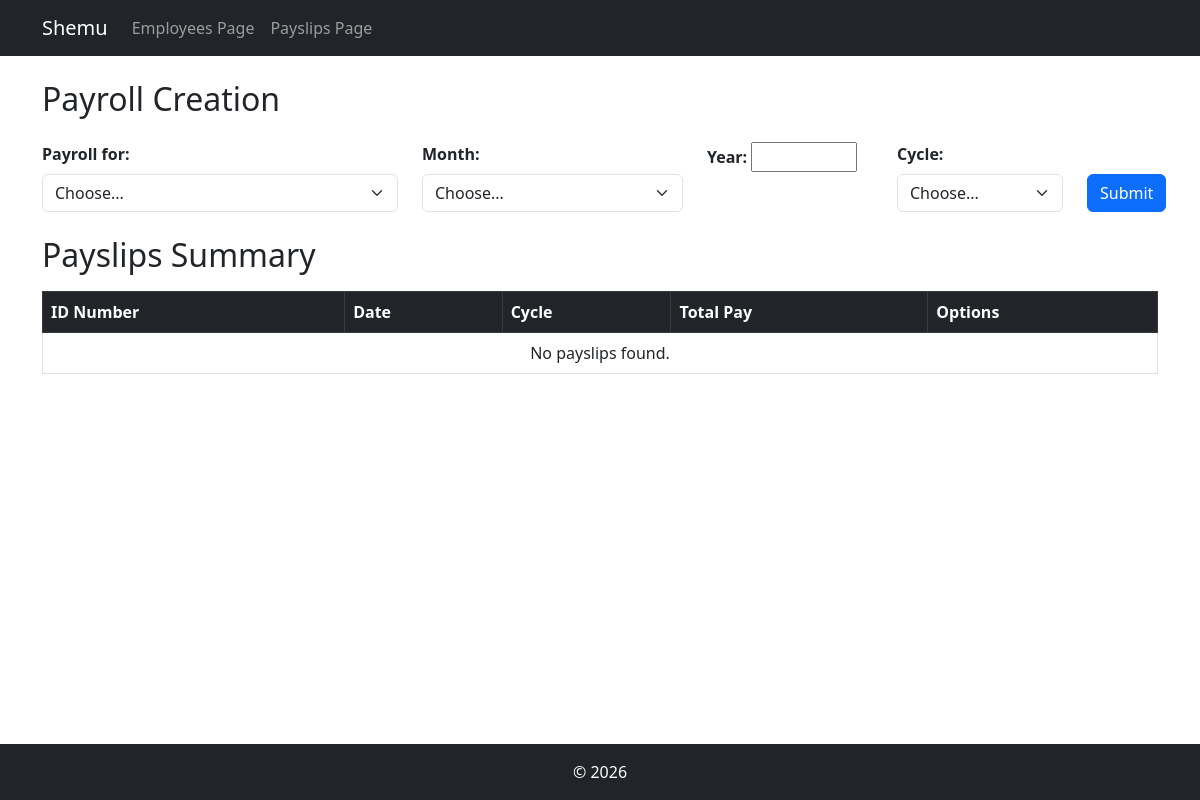
The app's page /payslips/, older data.
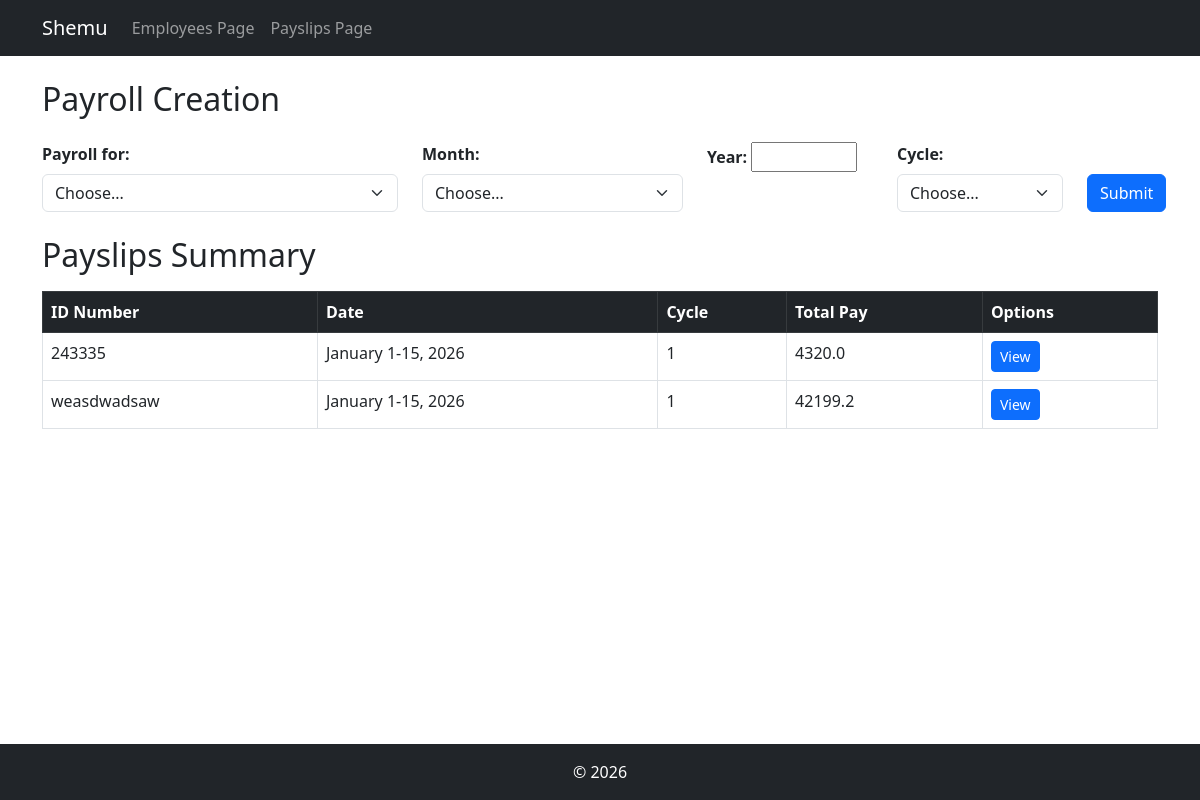
The same page, newer data.
### payroll_app/models.py (models this page shows, shortened)
class Payslip(models.Model):
    id_number = models.ForeignKey(Employee, on_delete=models.CASCADE, to_field="id_number")
    month = models.CharField(max_length=20)
    date_range = models.CharField(max_length=20)
    year = models.CharField(max_length=4)
    pay_cycle = models.IntegerField()
    rate = models.FloatField()
    earnings_allowance = models.FloatField()
    deductions_tax = models.FloatField()
    deductions_health = models.FloatField()
    pag_ibig = models.FloatField()
    sss = models.FloatField()
    overtime = models.FloatField()
    total_pay = models.FloatField()

class Employee(models.Model):
    name = models.CharField(max_length=100)
    id_number = models.CharField(max_length=50, unique=True)
    rate = models.FloatField()
    overtime_pay = models.FloatField(null=True, blank=True)
    allowance = models.FloatField(null=True, blank=True)

### payroll_app/views.py (the view, shortened to what this page needs)
# urls.py: path('payslips/', views.payslips, name='payslips'),
def payslips(request):
    employees = Employee.objects.all()
    payslips = Payslip.objects.all()
    error_messages = []
    payslips = Payslip.objects.all()
    return render(request, 'payroll_app/payslips.html', {'employees': employees, 'payslips': payslips, 'error_messages': error_messages,})

### payroll_app/templates/payroll_app/payslips.html (shortened to what this page needs)
{% extends 'payroll_app/base.html' %}
{% block content %}
<div class="row">
    <div class="col-md-12">
        <h2 class="mb-4">Payroll Creation</h2>
        <form method="POST" action="{% url 'payslips' %}">
            <div class="row mb-3">
                <div class="col-md-4">
                    <label class="form-label fw-bold">Payroll for:</label>
                    <select name="payroll_for" class="form-select">
                        <option value="" disabled selected>Choose...</option>
                    </select>
                </div>
                <div class="col-md-3">
                    <label class="form-label fw-bold">Month:</label>
                    <select name="month" class="form-select">
                        <option value="" disabled selected>Choose...</option>
                    </select>
                </div>
                <div class="col-md-2">
                    <label class="form-label fw-bold">Year:</label>
                    <input type="number" name="year" id="year" min="1900" max="2099" required>
                </div>
                <div class="col-md-2">
                    <label class="form-label fw-bold">Cycle:</label>
                    <select name="cycle" class="form-select">
                        <option value="" disabled selected>Choose...</option>
                    </select>
                </div>
                <div class="col-md-1 d-flex align-items-end">
                    <button type="submit" class="btn btn-primary">Submit</button>
                </div>
            </div>
        </form>
        <h2 class="mb-3 mt-4">Payslips Summary</h2>
        <table class="table table-bordered table-hover">
            <thead class="table-dark">
                <tr>
                    <th>ID Number</th>
                    <th>Date</th>
                    <th>Cycle</th>
                    <th>Total Pay</th>
                    <th>Options</th>
                </tr>
            </thead>
            <tbody>
                {% for payslip in payslips %}
                <tr>
                    <td>{{ payslip.id_number.id_number }}</td>
                    <td>{{ payslip.month }} {{ payslip.date_range }}, {{ payslip.year }}</td>
                    <td>{{ payslip.pay_cycle }}</td>
                    <td>{{ payslip.total_pay }}</td>
                    <td>
                        <a href="{% url 'view_payslip' payslip.pk %}" class="btn btn-primary btn-sm">View</a>
                    </td>
                </tr>
                {% empty %}
                <tr>
                    <td colspan="5" class="text-center">No payslips found.</td>
                </tr>
                {% endfor %}
            </tbody>
        </table>
    </div>
</div>
{% endblock %}

### payroll_app/templates/payroll_app/base.html (shortened to what this page needs)
<!DOCTYPE html>
<html lang="en">
<head>
    <link href="https://cdn.jsdelivr.net/npm/bootstrap@5.3.0/dist/css/bootstrap.min.css" rel="stylesheet">
</head>
<body class="d-flex flex-column min-vh-100">
    <nav class="navbar navbar-expand-lg navbar-dark bg-dark">
        <div class="container">
            <a class="navbar-brand" href="{% url 'home' %}">Shemu</a>
            <div class="collapse navbar-collapse">
                <ul class="navbar-nav">
                    <li class="nav-item"><a class="nav-link" href="{% url 'home' %}">Employees Page</a></li>
                    <li class="nav-item"><a class="nav-link" href="{% url 'payslips' %}">Payslips Page</a></li>
                </ul>
            </div>
        </div>
    </nav>
    <div class="container mt-4 flex-grow-1">
        {% block content %}
        {% endblock %}
    </div>
    <footer class="text-center py-3 bg-dark text-white">
        &copy; 2026
    </footer>
</body>
</html>

Row changes from the older to the newer data that the page shows:
added Payslip: id_number.id_number "243335", month "January", date_range "1-15", year "2026", pay_cycle "1", total_pay "4320.0"
added Payslip: id_number.id_number "weasdwadsaw", month "January", date_range "1-15", year "2026", pay_cycle "1", total_pay "42199.2"
Text that changed along with them:
text no longer shown: "No payslips found."
